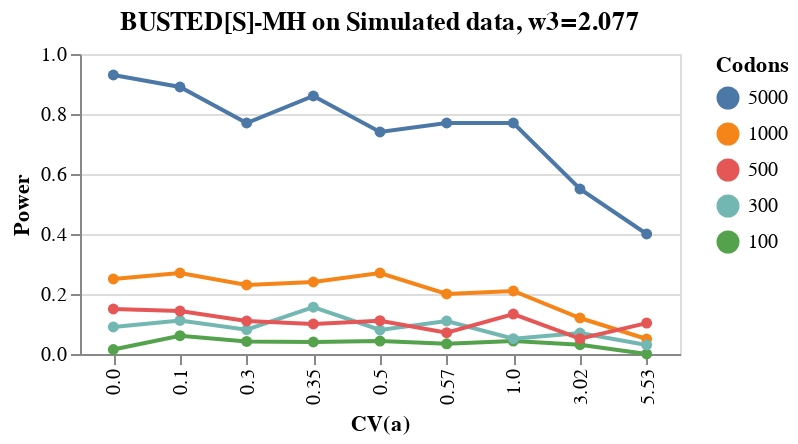

The cell this chart's notebook holds for it:
### Code cell
source = df_2_077

chart207 = alt.Chart(source).mark_line(
    point=alt.OverlayMarkDef(color="red")
).encode(
    x='CV(a)',
    y='Power',
    color=alt.Color('Codons', sort=order)
).properties(
    width=300,
    height=150,
    title="BUSTED[S]-MH on Simulated data, w3=2.077"
)

chart207

### Figure 1 — Vega-Lite specification as saved in the notebook (floating-point values rounded to 4 significant figures)
{"config": {"view": {"continuousWidth": 400, "continuousHeight": 300}}, "data": {"name": "data-c044ede5a8c43a9c3e84acd5fe9e898d"}, "mark": {"type": "line", "point": {"color": "red"}}, "encoding": {"color": {"field": "Codons", "sort": ["5000", "1000", "500", "300", "100"], "type": "nominal"}, "x": {"field": "CV(a)", "type": "nominal"}, "y": {"field": "Power", "type": "quantitative"}}, "height": 150, "title": "BUSTED[S]-MH on Simulated data, w3=2.077", "width": 300, "$schema": "https://vega.github.io/schema/vega-lite/v4.17.0.json", "datasets": {"data-c044ede5a8c43a9c3e84acd5fe9e898d": [{"Codons": "100", "Power": 0.061, "CV(a)": "0.1"}, {"Codons": "5000", "Power": 0.89, "CV(a)": "0.1"}, {"Codons": "1000", "Power": 0.27, "CV(a)": "0.1"}, {"Codons": "300", "Power": 0.112, "CV(a)": "0.1"}, {"Codons": "500", "Power": 0.143, "CV(a)": "0.1"}, {"Codons": "100", "Power": 0.043, "CV(a)": "1.0"}, {"Codons": "5000", "Power": 0.77, "CV(a)": "1.0"}, {"Codons": "1000", "Power": 0.21, "CV(a)": "1.0"}, {"Codons": "300", "Power": 0.051, "CV(a)": "1.0"}, {"Codons": "500", "Power": 0.133, "CV(a)": "1.0"}, {"Codons": "100", "Power": 0.04, "CV(a)": "0.35"}, {"Codons": "5000", "Power": 0.86, "CV(a)": "0.35"}, {"Codons": "1000", "Power": 0.24, "CV(a)": "0.35"}, {"Codons": "300", "Power": 0.156, "CV(a)": "0.35"}, {"Codons": "500", "Power": 0.1, "CV(a)": "0.35"}, {"Codons": "100", "Power": 0.031, "CV(a)": "3.02"}, {"Codons": "5000", "Power": 0.55, "CV(a)": "3.02"}, {"Codons": "1000", "Power": 0.12, "CV(a)": "3.02"}, {"Codons": "300", "Power": 0.07, "CV(a)": "3.02"}, {"Codons": "500", "Power": 0.051, "CV(a)": "3.02"}, {"Codons": "100", "Power": 0.043, "CV(a)": "0.5"}, {"Codons": "5000", "Power": 0.74, "CV(a)": "0.5"}, {"Codons": "1000", "Power": 0.27, "CV(a)": "0.5"}, {"Codons": "300", "Power": 0.08, "CV(a)": "0.5"}, {"Codons": "500", "Power": 0.111, "CV(a)": "0.5"}, {"Codons": "100", "Power": 0.0, "CV(a)": "5.53"}, {"Codons": "5000", "Power": 0.4, "CV(a)": "5.53"}, {"Codons": "1000", "Power": 0.05, "CV(a)": "5.53"}, {"Codons": "300", "Power": 0.03, "CV(a)": "5.53"}, {"Codons": "500", "Power": 0.103, "CV(a)": "5.53"}, {"Codons": "100", "Power": 0.042, "CV(a)": "0.3"}, {"Codons": "5000", "Power": 0.77, "CV(a)": "0.3"}, {"Codons": "1000", "Power": 0.23, "CV(a)": "0.3"}, {"Codons": "300", "Power": 0.081, "CV(a)": "0.3"}, {"Codons": "500", "Power": 0.11, "CV(a)": "0.3"}, {"Codons": "100", "Power": 0.034, "CV(a)": "0.57"}, {"Codons": "5000", "Power": 0.77, "CV(a)": "0.57"}, {"Codons": "1000", "Power": 0.2, "CV(a)": "0.57"}, {"Codons": "300", "Power": 0.11, "CV(a)": "0.57"}, {"Codons": "500", "Power": 0.071, "CV(a)": "0.57"}, {"Codons": "100", "Power": 0.015, "CV(a)": "0.0"}, {"Codons": "5000", "Power": 0.93, "CV(a)": "0.0"}, {"Codons": "1000", "Power": 0.25, "CV(a)": "0.0"}, {"Codons": "300", "Power": 0.09, "CV(a)": "0.0"}, {"Codons": "500", "Power": 0.15, "CV(a)": "0.0"}]}}
